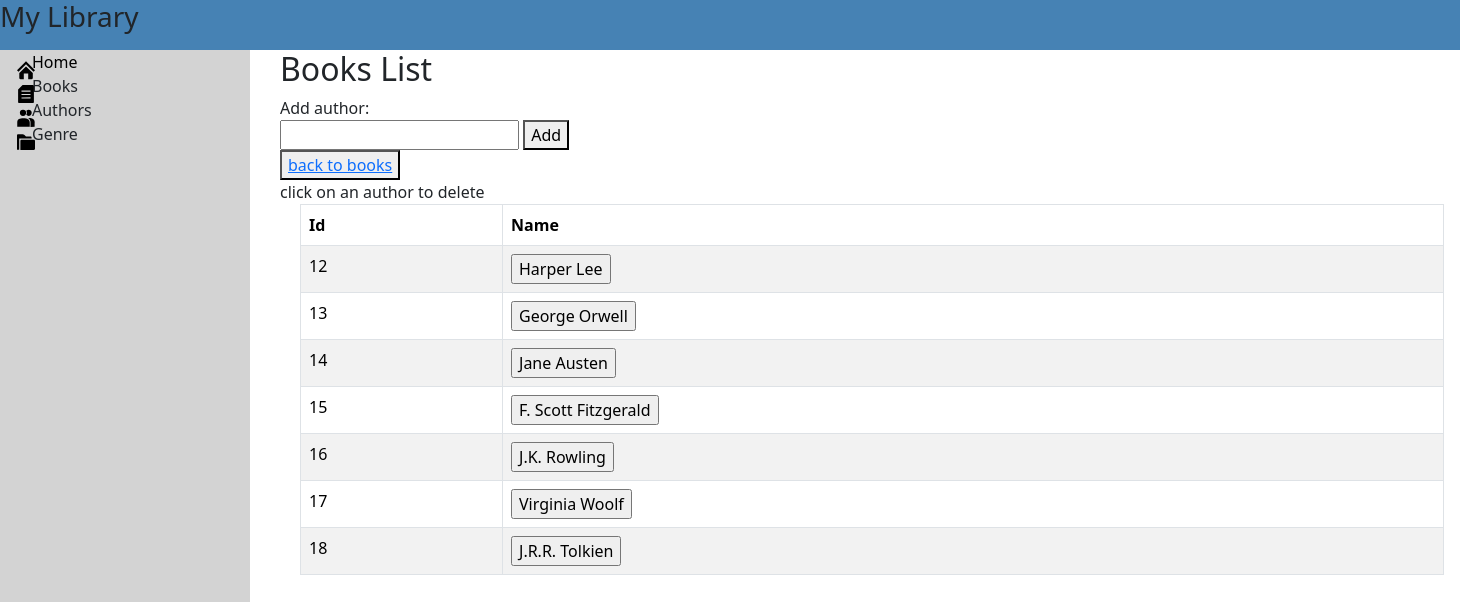
/author_list, run on the app's committed database.
### MainApp/models.py (models this page shows, shortened)
class Author(models.Model):
    name = models.CharField(max_length=200)
    class Meta:
        constraints = [
            models.UniqueConstraint(
                fields=["name"], name="unique_author_name"
            )
        ]

### MainApp/views.py (the view)
# urls.py: path('author_list', views.author_list, name='author_list'),
def author_list(request):
    authors = Author.objects.all()
    return render(request, 'author_list.html', {'authors': authors})

### MainApp/templates/author_list.html (shortened to what this page needs)
{% extends "master.html" %}
{% block content %}
  <h2>Books List</h2>
  <div>
    Add author:
    <form method="post" action="{% url 'author_create' %}">
        <input type="text" id="author_name" name="author_name">
        <button type="submit">Add</button>
    </form>
    <button><a href="{% url 'book_list' %}">back to books</a></button>
    <br>
    click on an author to delete
  </div>
  <div class="row fixTableHead" style="width:80%; overflow:auto; margin-left:20px;">
    <table class="table table-bordered table-striped" id="tblmain" spellcheck="false">
      <thead class="table-bordered " style="background-color: lightskyblue;">
        <tr>
          <th scope="col" name=""> Id </th>
          <th scope="col" name=""> Name </th>
        </tr>
      </thead>
      <tbody id="tbodymain" activerowidx="0">
        {% for author in authors %}
        <tr>
          <td class="field-name">{{ author.id }} </td>
          <td class="field-name">
            <form method="post" action="{% url 'author_delete' author.name %}">
              <input type="submit" value="{{ author.name }}">
            </form>
          </td>
        </tr>
        {% endfor %}
      </tbody>
    </table>
  </div>
{% endblock %}

### data on the page
Author: id "12", name "Harper Lee"
Author: id "13", name "George Orwell"
Author: id "14", name "Jane Austen"
Author: id "15", name "F. Scott Fitzgerald"
Author: id "16", name "J.K. Rowling"
Author: id "17", name "Virginia Woolf"
Author: id "18", name "J.R.R. Tolkien"
